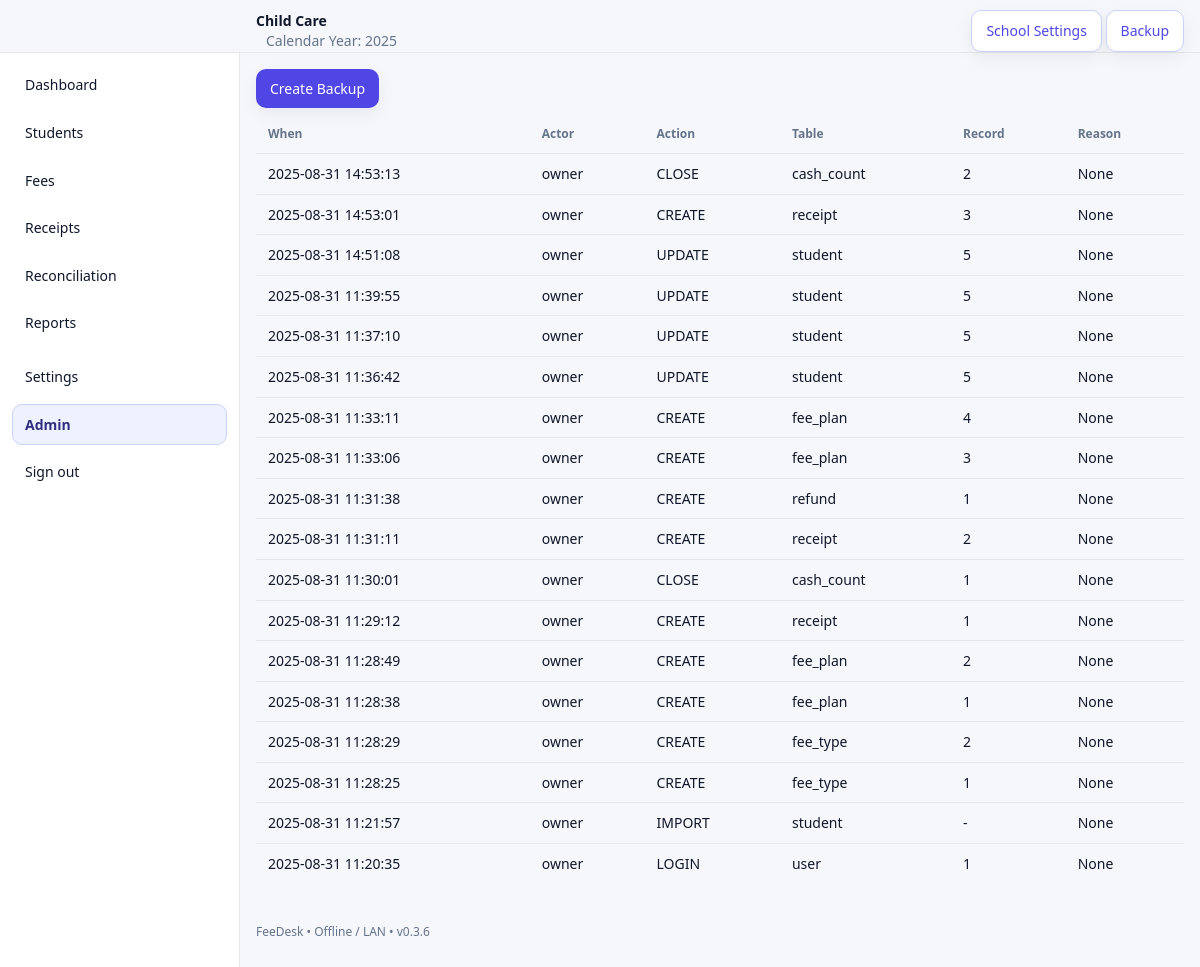
The page /admin/audit (signed in) on the database its author committed.
### preschool/models.py (models this page shows)
class SystemSetting(db.Model):
    id = db.Column(db.Integer, primary_key=True)
    key = db.Column(db.String(80), unique=True, nullable=False)
    value = db.Column(db.String(400))

class AuditLog(db.Model):
    id = db.Column(db.Integer, primary_key=True)
    actor = db.Column(db.String(80))
    action = db.Column(db.String(40))
    table = db.Column(db.String(40))
    record_id = db.Column(db.String(80))
    before_json = db.Column(db.Text)
    after_json = db.Column(db.Text)
    reason = db.Column(db.String(255))
    created_at = db.Column(db.DateTime, default=datetime.utcnow)

### preschool/admin.py (the view)
@admin_bp.route('/audit')
@role_required(['Owner','Manager'])
def audit_log():
    rows = AuditLog.query.order_by(AuditLog.created_at.desc()).limit(200).all()
    return render_template('admin/audit_log.html', rows=rows)

### preschool/auth.py (called while the page is built)
@login_manager.user_loader
def load_user(uid):
    return User.query.get(int(uid))

### preschool/security.py (called while the page is built)
def role_required(roles):
    def decorator(fn):
        @wraps(fn)
        def wrapped(*args, **kwargs):
            if not current_user.is_authenticated:
                return redirect(url_for("auth.login", next=request.path))
            if current_user.role not in roles:
                return redirect(url_for("index"))
            return fn(*args, **kwargs)
        return wrapped
    return decorator

### preschool/utils.py (called while the page is built)
def now():
    return datetime.now()

def school_name():
    s = SystemSetting.query.filter_by(key="school_name").first()
    return s.value if s else "Your School"

### preschool/templates/admin/audit_log.html
{% extends 'base.html' %}
{% block content %}
<div class="toolbar"><a class="btn" href="{{ url_for('admin.backup') }}">Create Backup</a></div>
<table class="table">
  <thead><tr><th>When</th><th>Actor</th><th>Action</th><th>Table</th><th>Record</th><th>Reason</th></tr></thead>
  <tbody>{% for a in rows %}<tr><td>{{ a.created_at.strftime('%Y-%m-%d %H:%M:%S') }}</td><td>{{ a.actor }}</td><td>{{ a.action }}</td><td>{{ a.table }}</td><td>{{ a.record_id }}</td><td>{{ a.reason }}</td></tr>{% endfor %}</tbody>
</table>
{% endblock %}

### preschool/templates/base.html (shortened to what this page needs)
<!doctype html>
<html lang="en">
<head>
  <link rel="stylesheet" href="{{ url_for('static', filename='styles.css') }}">
  <link rel="stylesheet" href="https://cdn.datatables.net/1.13.6/css/jquery.dataTables.min.css">
  <link rel="stylesheet" href="https://cdnjs.cloudflare.com/ajax/libs/toastr.js/latest/toastr.min.css">
</head>
<body class="{% if not current_user.is_authenticated %}no-sidebar{% endif %}">
  {% if current_user.is_authenticated %}
  {% set ep = request.endpoint or '' %}
  <aside class="sidebar">
    <div class="brand">
      <div class="brand-text">
        <div class="brand-name">FeeDesk</div>
        <div class="brand-sub">{{ school_name() }}</div>
      </div>
    </div>
    <nav>
      <a href="{{ url_for('index') }}" class="{{ 'active' if ep == 'index' else '' }}">Dashboard</a>
      <a href="{{ url_for('students.list_students') }}" class="{{ 'active' if ep.startswith('students.') else '' }}">Students</a>
      <a href="{{ url_for('fees.types') }}" class="{{ 'active' if ep.startswith('fees.') else '' }}">Fees</a>
      <a href="{{ url_for('receipts.list_receipts') }}" class="{{ 'active' if ep.startswith('receipts.') else '' }}">Receipts</a>
      <a href="{{ url_for('recon.home') }}" class="{{ 'active' if ep.startswith('recon.') else '' }}">Reconciliation</a>
      <a href="{{ url_for('reports.summary') }}" class="{{ 'active' if ep.startswith('reports.') else '' }}">Reports</a>
      <a href="{{ url_for('settings.index') }}" class="{{ 'active' if ep.startswith('settings.') else '' }}">Settings</a>
      <a href="{{ url_for('admin.users') }}" class="{{ 'active' if ep.startswith('admin.') else '' }}">Admin</a>
      <a href="{{ url_for('auth.logout') }}">Sign out</a>
    </nav>
  </aside>
  <header class="topbar">
    <div class="topbar-inner">
      <div class="topbar-left">
        <div class="crumb">{{ school_name() }}</div>
        <div class="crumb muted">Calendar Year: {{ now().year }}</div>
      </div>
      <div class="topbar-right">
        <a class="btn ghost" href="{{ url_for('settings.index') }}">School Settings</a>
        <a class="btn ghost" href="{{ url_for('admin.backup') }}">Backup</a>
      </div>
    </div>
  </header>
  {% endif %}
  <main class="container">
    {% block content %}{% endblock %}
  </main>
  <footer class="footer">FeeDesk • Offline / LAN • v0.3.6</footer>
</body>
</html>

### static/styles.css (style rules this page uses)
:root { --sidebar: 240px; --bg:#f6f7fb; --card:#ffffff; --text:#0f172a; --muted:#64748b; --border:#e5e7eb; --accent:#4f46e5; --accent-2:#8b5cf6; --success:#16a34a; --warning:#f59e0b; --danger:#ef4444; --radius:14px; --shadow:0 6px 18px rgba(17,24,39,.06); }
* { box-sizing:border-box }
html,body { margin:0;padding:0;background:var(--bg);color:var(--text);font:14px/1.4 system-ui,-apple-system,Segoe UI,Roboto,Ubuntu,'Helvetica Neue',Arial,sans-serif }
a { color:var(--accent);text-decoration:none }
.btn { display:inline-flex;align-items:center;gap:8px;background:var(--accent);color:#fff;border:none;border-radius:10px;padding:10px 14px;cursor:pointer;box-shadow:var(--shadow) }
.btn.ghost { background:#fff;color:var(--accent);border:1px solid #c7d2fe }
.sidebar { position:fixed;top:0;bottom:0;left:0;width:var(--sidebar);background:#fff;border-right:1px solid var(--border);padding:16px 12px }
.brand { display:flex;align-items:center;gap:10px;margin-bottom:12px }
.brand-name { font-weight:800 }
.brand-sub { font-size:12px;color:var(--muted) }
.sidebar nav { display:flex;flex-direction:column;gap:6px }
.sidebar a { padding:10px 12px;border:1px solid transparent;border-radius:10px;color:#0f172a }
.sidebar a.active { background:#eef2ff;border-color:#c7d2fe;color:#312e81;font-weight:600 }
.topbar { position:sticky;top:0;z-index:5;background:var(--bg);border-bottom:1px solid var(--border); padding:10px 16px 0 calc(var(--sidebar) + 16px); }
.topbar-inner { display:flex;align-items:center;justify-content:space-between }
.crumb { font-weight:600 }
.crumb.muted { margin-left:10px;color:var(--muted);font-weight:400 }
.container { padding:16px 16px 24px calc(var(--sidebar) + 16px);max-width:1240px }
.footer { padding:16px 0 32px calc(var(--sidebar) + 16px);color:var(--muted);font-size:12px }
.table { width:100%;border-collapse:separate;border-spacing:0;margin-top:8px }
.table th,.table td { padding:10px 12px;border-bottom:1px solid var(--border);text-align:left }
.table th { font-size:12px;color:var(--muted);font-weight:600 }
.table tr:last-child td { border-bottom:0 }
.toolbar { display:flex;align-items:center;gap:10px }

### rows shown on the page
SystemSetting: value "Child Care"
AuditLog: created_at "2025-08-31 14:53:13", actor "owner", action "CLOSE", table "cash_count", record_id "2", reason "None"
AuditLog: created_at "2025-08-31 14:53:01", actor "owner", action "CREATE", table "receipt", record_id "3", reason "None"
AuditLog: created_at "2025-08-31 14:51:08", actor "owner", action "UPDATE", table "student", record_id "5", reason "None"
AuditLog: created_at "2025-08-31 11:39:55", actor "owner", action "UPDATE", table "student", record_id "5", reason "None"
AuditLog: created_at "2025-08-31 11:37:10", actor "owner", action "UPDATE", table "student", record_id "5", reason "None"
AuditLog: created_at "2025-08-31 11:36:42", actor "owner", action "UPDATE", table "student", record_id "5", reason "None"
AuditLog: created_at "2025-08-31 11:33:11", actor "owner", action "CREATE", table "fee_plan", record_id "4", reason "None"
AuditLog: created_at "2025-08-31 11:33:06", actor "owner", action "CREATE", table "fee_plan", record_id "3", reason "None"
AuditLog: created_at "2025-08-31 11:31:38", actor "owner", action "CREATE", table "refund", record_id "1", reason "None"
AuditLog: created_at "2025-08-31 11:31:11", actor "owner", action "CREATE", table "receipt", record_id "2", reason "None"
AuditLog: created_at "2025-08-31 11:30:01", actor "owner", action "CLOSE", table "cash_count", record_id "1", reason "None"
AuditLog: created_at "2025-08-31 11:29:12", actor "owner", action "CREATE", table "receipt", record_id "1", reason "None"
AuditLog: created_at "2025-08-31 11:28:49", actor "owner", action "CREATE", table "fee_plan", record_id "2", reason "None"
AuditLog: created_at "2025-08-31 11:28:38", actor "owner", action "CREATE", table "fee_plan", record_id "1", reason "None"
AuditLog: created_at "2025-08-31 11:28:29", actor "owner", action "CREATE", table "fee_type", record_id "2", reason "None"
AuditLog: created_at "2025-08-31 11:28:25", actor "owner", action "CREATE", table "fee_type", record_id "1", reason "None"
AuditLog: created_at "2025-08-31 11:21:57", actor "owner", action "IMPORT", table "student", record_id "-", reason "None"
AuditLog: created_at "2025-08-31 11:20:35", actor "owner", action "LOGIN", table "user", record_id "1", reason "None"
